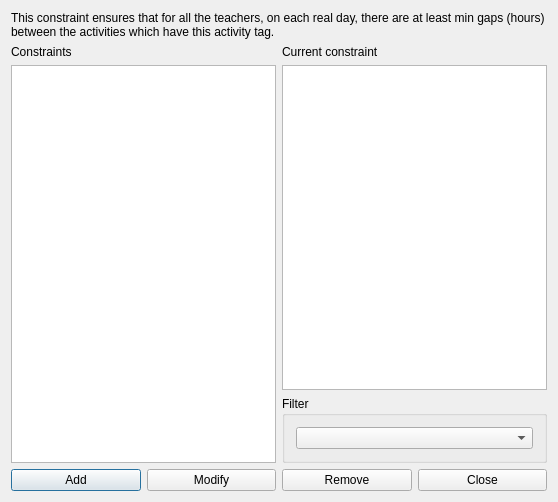
<?xml version="1.0" encoding="UTF-8"?>
<ui version="4.0">
 <class>ConstraintTeachersMinGapsBetweenActivityTagPerRealDayForm_template</class>
 <widget class="QDialog" name="ConstraintTeachersMinGapsBetweenActivityTagPerRealDayForm_template">
  <property name="geometry">
   <rect>
    <x>0</x>
    <y>0</y>
    <width>558</width>
    <height>502</height>
   </rect>
  </property>
  <property name="windowTitle">
   <string extracomment="This is the title of the dialog to see the list of all constraints of this type">Constraints teachers min gaps between activity tag per real day</string>
  </property>
  <layout class="QGridLayout" name="gridLayout_2">
   <item row="0" column="0" colspan="2">
    <widget class="QLabel" name="textLabel1">
     <property name="sizePolicy">
      <sizepolicy hsizetype="Minimum" vsizetype="Minimum">
       <horstretch>0</horstretch>
       <verstretch>0</verstretch>
      </sizepolicy>
     </property>
     <property name="text">
      <string>This constraint ensures that for all the teachers, on each real day, there are at least min gaps (hours) between the activities which have this activity tag.</string>
     </property>
     <property name="wordWrap">
      <bool>true</bool>
     </property>
    </widget>
   </item>
   <item row="1" column="1">
    <layout class="QVBoxLayout" name="verticalLayout_2">
     <item>
      <widget class="QLabel" name="currentConstraintTextLabel">
       <property name="text">
        <string>Current constraint</string>
       </property>
       <property name="wordWrap">
        <bool>false</bool>
       </property>
      </widget>
     </item>
     <item>
      <widget class="QPlainTextEdit" name="currentConstraintTextEdit"/>
     </item>
    </layout>
   </item>
   <item row="2" column="1">
    <widget class="QGroupBox" name="filterGroupBox">
     <property name="title">
      <string>Filter</string>
     </property>
     <layout class="QGridLayout" name="gridLayout">
      <item row="0" column="0">
       <widget class="QComboBox" name="activityTagComboBox"/>
      </item>
     </layout>
    </widget>
   </item>
   <item row="3" column="0" colspan="2">
    <layout class="QHBoxLayout" name="horizontalLayout">
     <item>
      <widget class="QPushButton" name="addConstraintPushButton">
       <property name="text">
        <string>Add</string>
       </property>
      </widget>
     </item>
     <item>
      <widget class="QPushButton" name="modifyConstraintPushButton">
       <property name="text">
        <string>Modify</string>
       </property>
      </widget>
     </item>
     <item>
      <widget class="QPushButton" name="removeConstraintPushButton">
       <property name="text">
        <string>Remove</string>
       </property>
      </widget>
     </item>
     <item>
      <widget class="QPushButton" name="closePushButton">
       <property name="text">
        <string>Close</string>
       </property>
      </widget>
     </item>
    </layout>
   </item>
   <item row="1" column="0" rowspan="2">
    <layout class="QVBoxLayout" name="verticalLayout">
     <item>
      <widget class="QLabel" name="constraintsTextLabel">
       <property name="frameShape">
        <enum>QFrame::NoFrame</enum>
       </property>
       <property name="frameShadow">
        <enum>QFrame::Plain</enum>
       </property>
       <property name="text">
        <string>Constraints</string>
       </property>
       <property name="wordWrap">
        <bool>false</bool>
       </property>
      </widget>
     </item>
     <item>
      <widget class="QListWidget" name="constraintsListWidget"/>
     </item>
    </layout>
   </item>
  </layout>
 </widget>
 <layoutdefault spacing="6" margin="11"/>
 <resources/>
 <connections/>
</ui>
